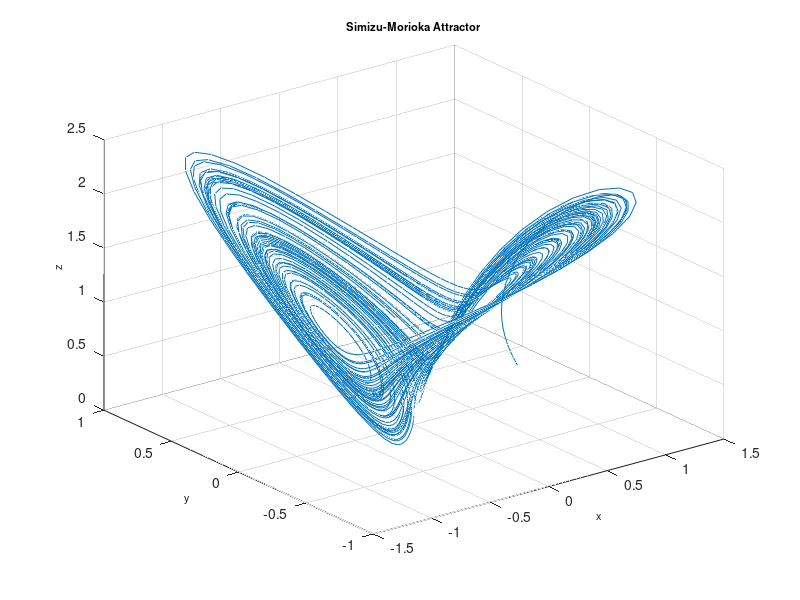

MATLAB code for this plot:
function Shimizu
%==========================================================================
% Matlab program to plot a phase portrait of the 3D chaotic system
%==========================================================================
clear
clc
clf
%==================== Parameters ==========================================
a = 0.75; b=0.45;
%===================== Initial conditions =================================
initial=[1, 0.1, 0.2]; 
% =============== Solves ODEs =============================================
deq1=@(t,x) [x(2); (1-x(3))*x(1)-a*x(2); x(1)^2-b*x(3)];
[~,sol] = ode45(deq1,[0, 1000],initial);
%============= Runs simulation ============================================
    plot3(sol(:,1),sol(:,2),sol(:,3)),grid
    title('Simizu-Morioka Attractor','fontsize',8)
    xlabel('x','fontsize',8)
    ylabel('y','fontsize',8)
    zlabel('z','fontsize',8)
%================= End of program =========================================
